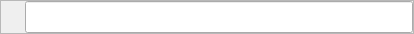
<?xml version="1.0" encoding="UTF-8"?>
<ui version="4.0">
 <class>Form</class>
 <widget class="QWidget" name="Form">
  <property name="geometry">
   <rect>
    <x>0</x>
    <y>0</y>
    <width>414</width>
    <height>34</height>
   </rect>
  </property>
  <property name="windowTitle">
   <string>Form</string>
  </property>
  <layout class="QHBoxLayout" name="horizontalLayout">
   <property name="spacing">
    <number>0</number>
   </property>
   <property name="leftMargin">
    <number>0</number>
   </property>
   <property name="topMargin">
    <number>0</number>
   </property>
   <property name="rightMargin">
    <number>0</number>
   </property>
   <property name="bottomMargin">
    <number>0</number>
   </property>
   <item>
    <widget class="QFrame" name="frame">
     <property name="frameShape">
      <enum>QFrame::StyledPanel</enum>
     </property>
     <property name="frameShadow">
      <enum>QFrame::Raised</enum>
     </property>
     <layout class="QHBoxLayout" name="horizontalLayout_2">
      <property name="spacing">
       <number>0</number>
      </property>
      <property name="leftMargin">
       <number>0</number>
      </property>
      <property name="topMargin">
       <number>0</number>
      </property>
      <property name="rightMargin">
       <number>0</number>
      </property>
      <property name="bottomMargin">
       <number>0</number>
      </property>
      <item>
       <widget class="QLabel" name="label">
        <property name="minimumSize">
         <size>
          <width>24</width>
          <height>24</height>
         </size>
        </property>
        <property name="maximumSize">
         <size>
          <width>24</width>
          <height>24</height>
         </size>
        </property>
        <property name="text">
         <string/>
        </property>
       </widget>
      </item>
      <item>
       <widget class="QLineEdit" name="lineEdit">
        <property name="sizePolicy">
         <sizepolicy hsizetype="Expanding" vsizetype="Expanding">
          <horstretch>0</horstretch>
          <verstretch>0</verstretch>
         </sizepolicy>
        </property>
       </widget>
      </item>
     </layout>
    </widget>
   </item>
  </layout>
 </widget>
 <resources/>
 <connections/>
</ui>
